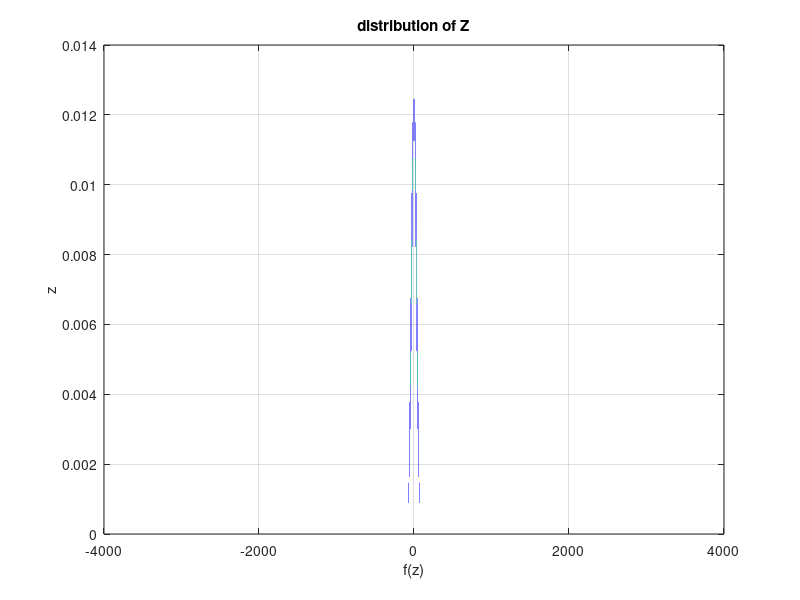

This figure's MATLAB source:
clc
clear all

% Number of Random Variables Xn
t = 1000;

% Number of successes
K = 0;

% Number of ensembles
si = 1000;

% Calculation of ensembles in each interation
for j=1:si

% Starting value of Z(Si , ti)
Z = zeros(1,t); 

    for i=1:t  
      
      % Generation of Random Variables with Normal(0,1) distribution
      S = randn(1);

       Z(i+1) = S + Z(i);    % Generation of Random Walk by add each Random Variable with prior step
       Q(j,i) = Z(i);        % Building a matrix of random variables in each time(include: j = jth ensemble & i = ith Random Variable)

    end

end


[phat,psi] = mle(Q(:,1000),'distribution','normal');  % Fit a distribution to Random Variables and return phat as mean and variance of Normal distribution 
                                                      % psi as best estimation of Random variables
 disp(' Mean of distribution: ')   
 phat(1)
 disp(' standard deviation: ')   
 phat(2)
 disp(' Differance of mean of distribution and calculated mean: ')   
 abs( 0 - phat(1) ) 
 disp(' Differance of standard deviation of distribution and calculated standard deviation: ')   
 abs( sqrt(t) - phat(2) )

% Plot distribution of Z                                                      
z=-4*t:0.001:4*t;
f=(1/sqrt(2*pi*t))*exp(-(z.^2)/(2*t));
plot(z,f),grid on
xlabel('f(z)')
ylabel('z')
title('distribution of Z')

